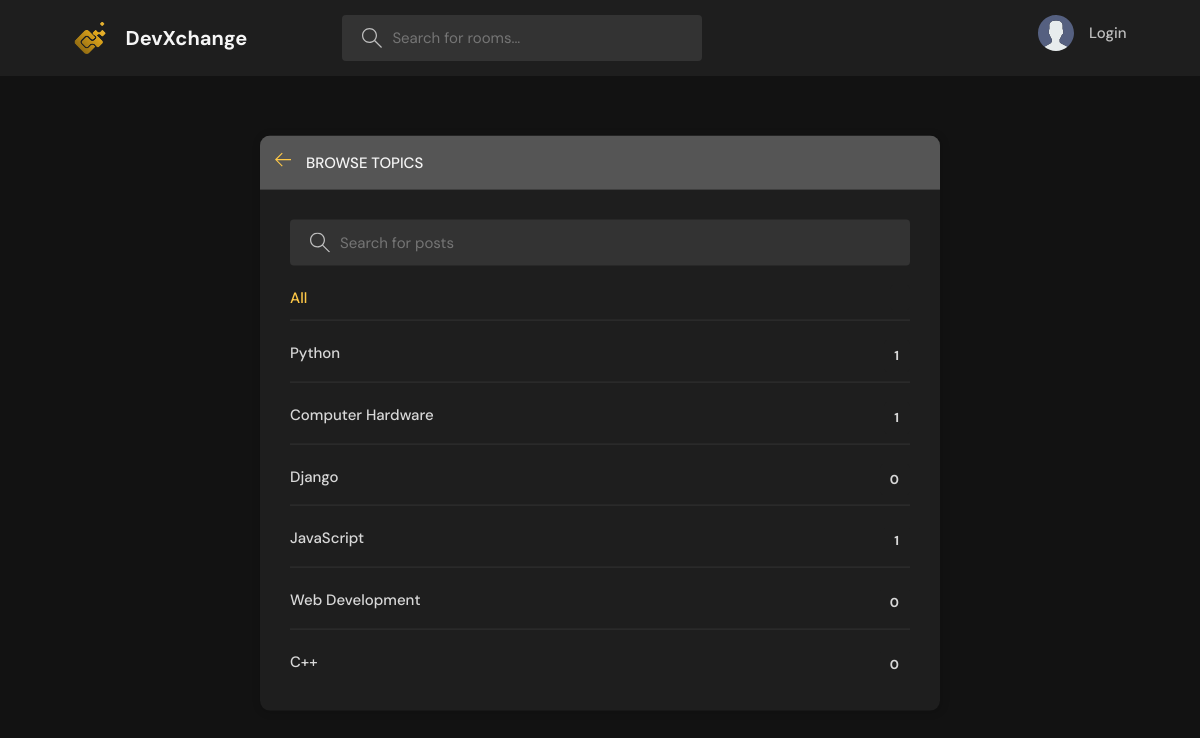
Page /topics/ on the committed database.
### base/models.py (models this page shows, shortened)
class Topic(models.Model):
    name = models.CharField(max_length=128)

### base/views.py (the view)
# urls.py: path('topics/',views.topicsPage,name="topics"),
def topicsPage(request):
    q = request.GET.get('q') if request.GET.get('q') != None else ''
    topics =Topic.objects.filter(name__icontains=q)
    return render(request,'base/topics.html',{'topics':topics})

### templates/base/topics.html (shortened to what this page needs)
{% extends 'main.html' %}
{% block content %}
    <main class="create-room layout">
      <div class="container">
        <div class="layout__box">
          <div class="layout__boxHeader">
            <div class="layout__boxTitle">
              <a href="{{request.META.HTTP_REFERER}}">
                <svg version="1.1" xmlns="http://www.w3.org/2000/svg" width="32" height="32" viewBox="0 0 32 32">
                  <title>arrow-left</title>
                  <path
                    d="M13.723 2.286l-13.723 13.714 13.719 13.714 1.616-1.611-10.96-10.96h27.625v-2.286h-27.625l10.965-10.965-1.616-1.607z"
                  ></path>
                </svg>
              </a>
              <h3>Browse Topics</h3>
            </div>
          </div>
          <div class="topics-page layout__body">
            <form action="" method="GET" class="header__search">
              <label>
                <input name="q" placeholder="Search for posts" />
              </label>
            </form>
            <ul class="topics__list">
              <li>
                <a href="{% url 'topics' %}" class="active">All <span>{{room_count}}</span></a>
              </li>
              {% for topic in topics %}
              <li>
                <a href="{% url 'home' %}?q={{topic.name|lower}}">{{topic.name}}<span>{{topic.room_set.all.count}}</span></a>
              </li>
              {% endfor %}
            </ul>
          </div>
        </div>
      </div>
    </main>
{% endblock content %}

### static/styles/main.css (style rules this page uses)
:root { --color-main: #FFC947; --color-main-light: #FFC947; --color-dark: #1E1E1E; --color-dark-medium: #333333; --color-dark-light: #555555; --color-light: #F5F5F5; --color-gray: #BEBEBE; --color-light-gray: #D8D8D8; --color-bg: #121212; --color-success: #47FF9A; --color-error: #FF477E; }
* { font-family: "DM Sans", -apple-system, BlinkMacSystemFont, "Segoe UI", Roboto, Oxygen, Ubuntu, Cantarell, "Open Sans", "Helvetica Neue", sans-serif; margin: 0; padding: 0; box-sizing: border-box; text-rendering: optimizeLegibility; font-size: inherit; }
html { font-size: 56.25%; }
@media only screen and (min-width: 1200px) { html { font-size: 62.5%; } }
body { line-height: 1.6; font-weight: 400; font-size: 1.5rem; color: var(--color-light-gray); background-color: var(--color-bg); min-height: 100vh; }
a { display: inline-block; color: var(--color-main); text-decoration: none; }
.container { max-width: 120rem; width: 90%; margin: auto; }
.header__search > label { background-color: var(--color-dark-medium); padding: 1.3rem 1rem; display: flex; align-items: center; gap: 1rem; border-radius: 4px; }
.header__search svg { fill: var(--color-gray); width: 2rem; height: 2rem; margin-left: 1rem; }
.header__search input { width: 30rem; background: transparent; border: none; outline: none; color: var(--color-light); }
.layout { margin-top: 2.4rem; }
.layout > .container { display: flex; justify-content: space-between; align-items: flex-start; }
.layout__box { width: 90%; max-width: 48rem; min-height: 40rem; position: absolute; top: 50%; left: 50%; transform: translate(-50%, -46%); background-color: var(--color-dark); border-radius: 1rem; box-shadow: 1px 1px 6px 3px rgba(0, 0, 0, 0.1); overflow: hidden; }
.layout__boxHeader { display: flex; padding: 1.5rem; background-color: var(--color-dark-light); }
.layout__boxTitle { display: flex; gap: 1.5rem; align-items: center; }
.layout__boxTitle h3 { text-transform: uppercase; font-weight: 500; color: var(--color-light); }
.layout__boxTitle svg { width: 1.6rem; height: 1.6rem; fill: var(--color-main); }
.layout__body { margin: 3rem; }
.topics__list { list-style: none; }
.topics__list li a { display: flex; justify-content: space-between; margin-bottom: 3rem; font-weight: 500; color: var(--color-light-gray); transition: all 0.3s ease-in-out; }
.topics__list li a.active, .topics__list li a:hover { color: var(--color-main); }
.topics__list li a span { padding: 0.5rem 1rem; background-color: var(--color-dark); border-radius: 3px; font-size: 1.3rem; font-weight: 700; letter-spacing: 1px; }
.topics-page .topics__list li:not(:last-child) a { margin: 2rem 0; padding-bottom: 1rem; text-decoration: none; border-bottom: 1px solid var(--color-dark-medium); }
.topics-page .header__search { display: block; }
.create-room.layout .layout__box { max-width: 68rem; }

### rows in the picture
Topic: name "Python", room_set.all.count "1"
Topic: name "Computer Hardware", room_set.all.count "1"
Topic: name "Django", room_set.all.count "0"
Topic: name "JavaScript", room_set.all.count "1"
Topic: name "Web Development", room_set.all.count "0"
Topic: name "C++", room_set.all.count "0"
